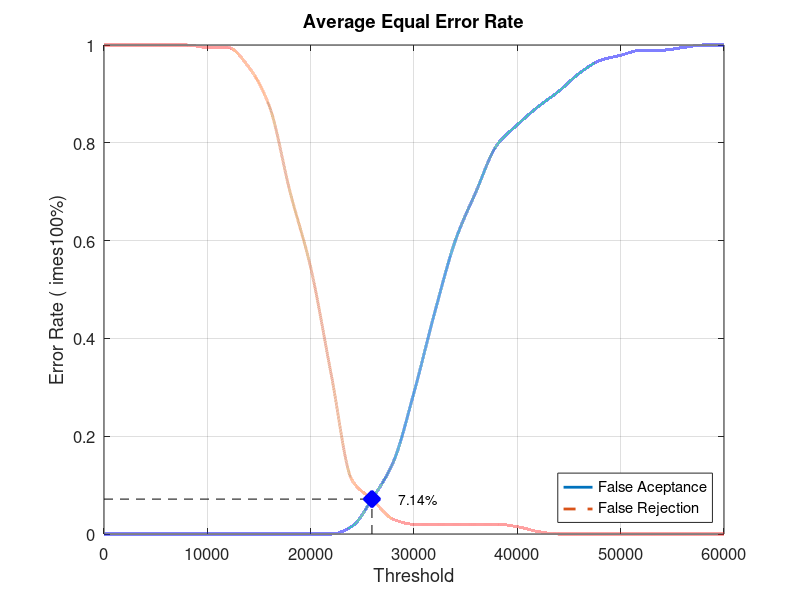
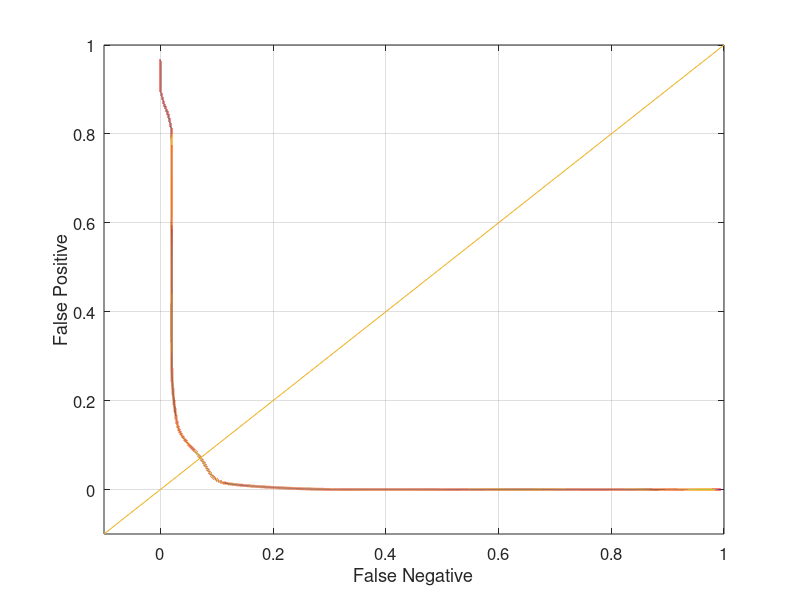

Recreate these plots in MATLAB, in order.
close all;
clear;
clc;
x = 0:2000:60000;
xq = 0:0.5:60000;

y0 = [0 0 0 0 0 0 0 0 0 0 0 0 0.0157895 0.0736842 0.147368 0.289474 0.452632 0.6 0.7 0.794737 0.836842 0.873684 0.905263 0.942105 0.968421 0.978947 0.989474 0.989474 0.994737 1 1]
yy0 = interp1(x, y0, xq, 'pchip');
y1 = [1 1 1 1 1 0.995 0.995 0.955 0.875 0.7 0.545 0.325 0.11 0.07 0.03 0.02 0.02 0.02 0.02 0.02 0.015 0.005 0 0 0 0 0 0 0 0 0]
yy1 = interp1(x, y1, xq, 'pchip');

% Calculating EER: 
y2 = abs(y0 - y1);
find(y2 == min(y2))
yy2 = abs(yy0 - yy1);
xEER = find(yy2 == min(yy2));
xEERIndex = xq(xEER) % X-axis EER
yEER = yy0(xEER) % Y-axis EER

main = figure
plot(xq, yy0,'-','LineWidth', 2);	hold on
plot(xq, yy1,'--','LineWidth', 2);	hold on
plot([xEERIndex xEERIndex], [0 yEER], 'k--');	hold on
plot([0 xEERIndex], [yEER yEER], 'k--');	hold on
plot(xEERIndex, yEER, 'bx', 'LineWidth', 10);	hold on
text(xEERIndex + 10 * xEERIndex / 100, yEER, [num2str(round((10000 * yEER)) / 100) '%'])
legend('False Aceptance', 'False Rejection', 'Location', 'SouthEast')
xlabel('Threshold')
ylabel('Error Rate (	imes100%)')
title('Average Equal Error Rate')
set(gca, 'FontSize', 12)
axis([0 60000 0 1])
grid on

print(main, 'Database1_4Main', '-dpng');
FNRxFPR = figure('Color', [1 1 1]);
plot(yy1, yy0, '-', yy1, yy0, 'LineWidth', 2);
hold on
y = -0.1:0.1:1
plot(y, y); 
set(gca, 'FontSize', 12)
xlabel('False Negative')
ylabel('False Positive')
axis([-0.1 1 -0.1 1])
set(gca, 'FontSize', 12)
grid on

print(FNRxFPR, 'Database1_4FNRxFPR','-dpng');
